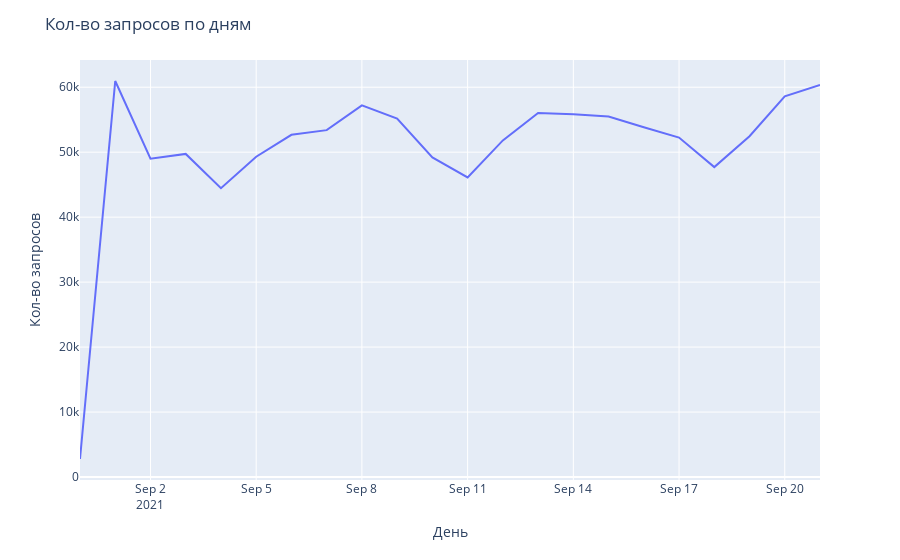

Notebook code for this chart:
### Code cell
display(sql_count_by_day.head(10))
figure_query_by_day = px.line(sql_count_by_day, x="query_date", y="cnt_query")

figure_query_by_day.update_layout(
    xaxis_title="День",
    yaxis_title="Кол-во запросов",
    title="Кол-во запросов по дням"
)

figure_query_by_day

### Figure 1 — Plotly figure (JSON) as saved in the notebook; plotly's stock layout.template omitted (floating-point values rounded to 4 significant figures)
{"data": [{"hovertemplate": "query_date=%{x}<br>cnt_query=%{y}<extra></extra>", "legendgroup": "", "line": {"color": "#636efa", "dash": "solid"}, "marker": {"symbol": "circle"}, "mode": "lines", "name": "", "orientation": "v", "showlegend": false, "type": "scatter", "x": ["2021-08-31", "2021-09-01", "2021-09-02", "2021-09-03", "2021-09-04", "2021-09-05", "2021-09-06", "2021-09-07", "2021-09-08", "2021-09-09", "2021-09-10", "2021-09-11", "2021-09-12", "2021-09-13", "2021-09-14", "2021-09-15", "2021-09-16", "2021-09-17", "2021-09-18", "2021-09-19", "2021-09-20", "2021-09-21"], "xaxis": "x", "y": [2773, 60957, 48999, 49734, 44458, 49300, 52675, 53394, 57200, 55181, 49206, 46105, 51818, 56036, 55838, 55488, 53838, 52247, 47705, 52463, 58597, 60353], "yaxis": "y"}], "layout": {"legend": {"tracegroupgap": 0}, "margin": {"t": 60}, "title": {"text": "Кол-во запросов по дням"}, "xaxis": {"anchor": "y", "domain": [0, 1], "title": {"text": "День"}}, "yaxis": {"anchor": "x", "domain": [0, 1], "title": {"text": "Кол-во запросов"}}}}
